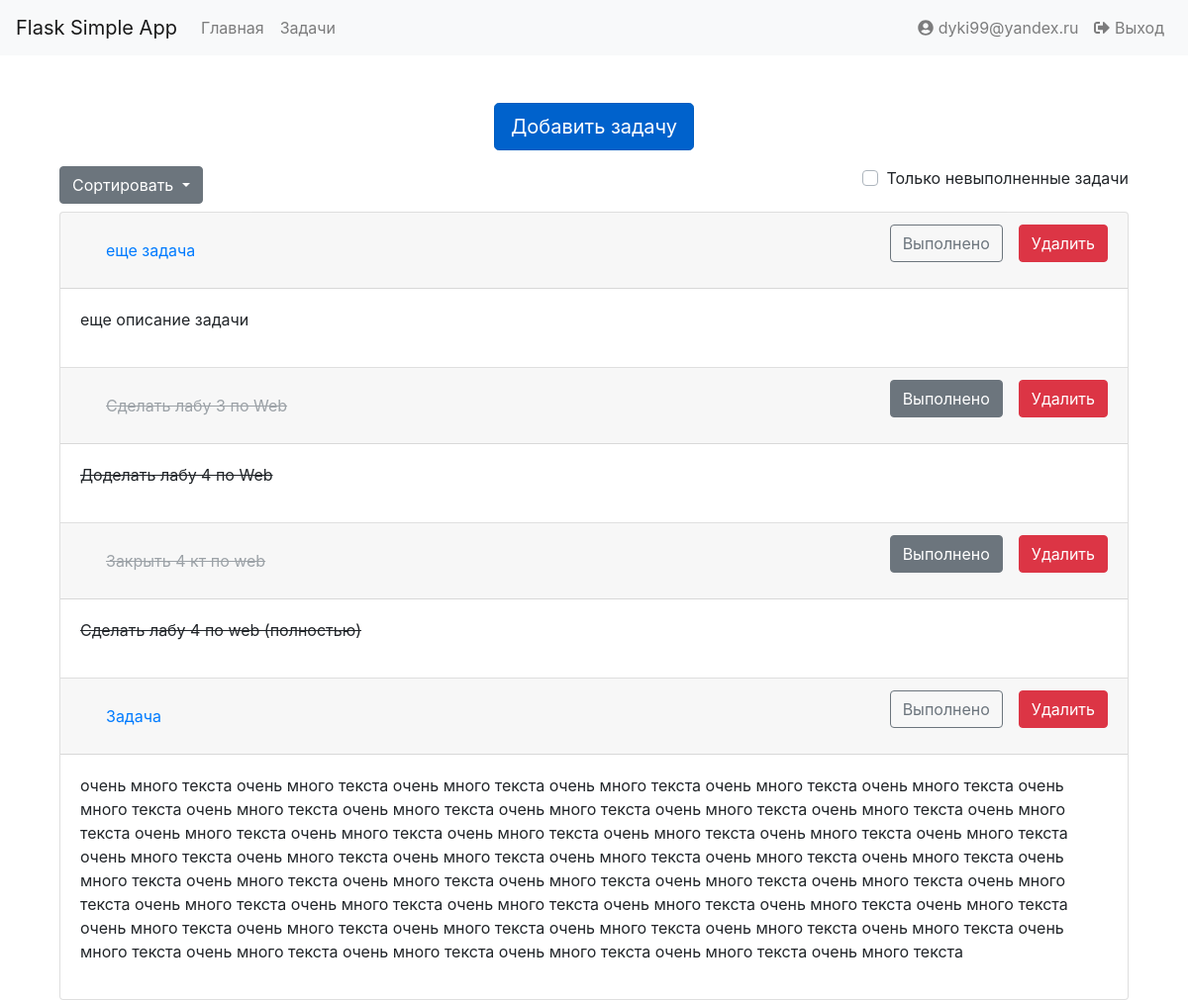
Page /tasks (signed in) on the earlier database version.
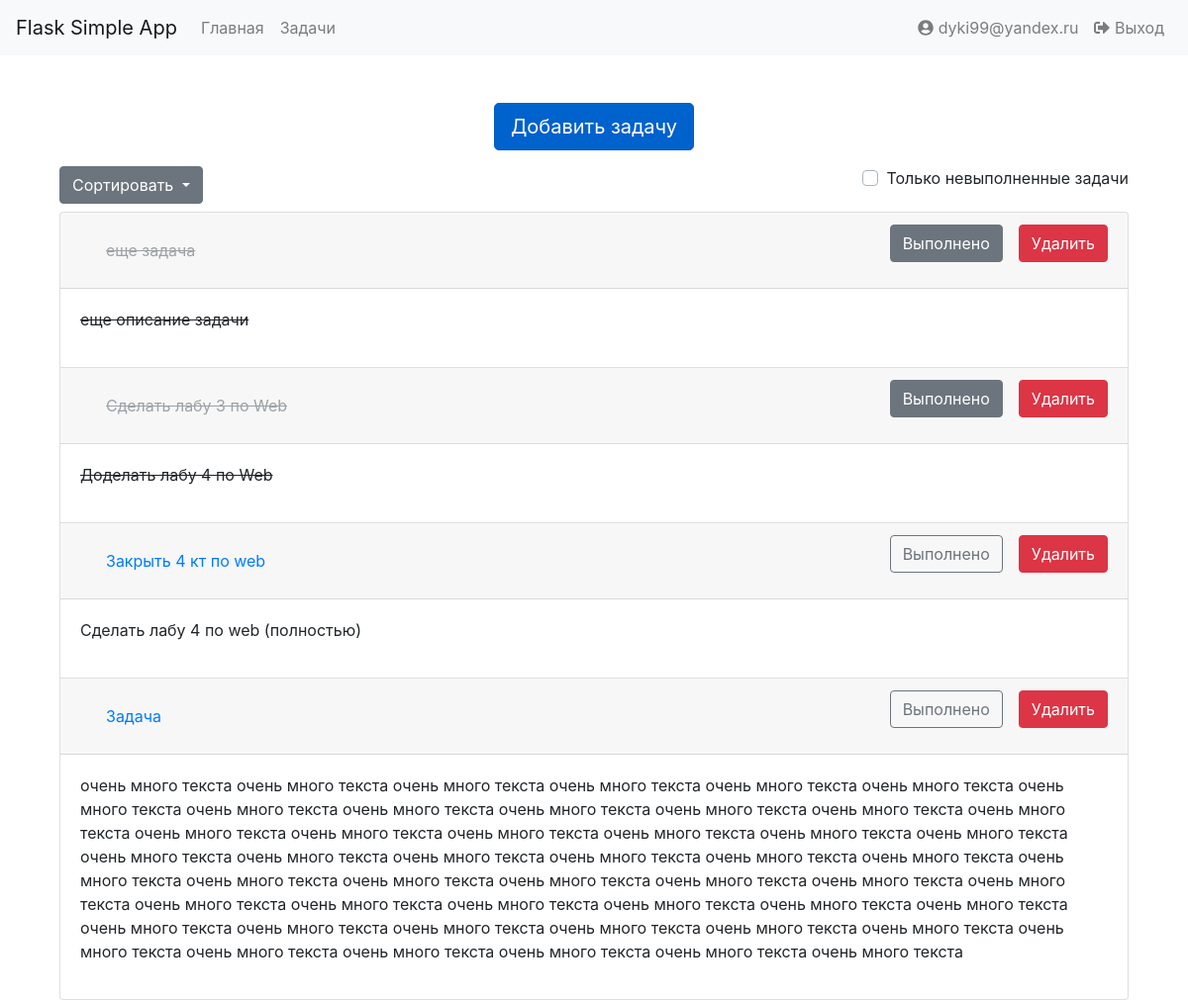
Same page on the later database version.
### tables this page shows
CREATE TABLE users
(
	id integer not null
		constraint users_pk
			primary key autoincrement,
	email text not null,
	password text not null
);

CREATE TABLE "tasks" (
	"id"	integer NOT NULL,
	"title"	varchar(100) NOT NULL,
	"description"	text,
	"id_user"	int NOT NULL,
	"condition"	INTEGER NOT NULL DEFAULT 0,
	CONSTRAINT "tasks_pk" PRIMARY KEY("id" AUTOINCREMENT),
	FOREIGN KEY("id_user") REFERENCES "users" on update cascade on delete cascade
);

### app.py (the view)
@app.route("/tasks", methods=['GET'])
def show_tasks():
    if 'user_id' in session:
        user_id = session['user_id']
        user = Storage.get_user_by_id(user_id)
        tasks = Storage.get_task_by_user(user_id)
        return render_template("pages/task_list.html", page_title="Список задач", tasks=tasks, user=user)
    else:
        return redirect('/login')

### storage/__init__.py (called while the page is built)
    @staticmethod
    def get_user_by_id(id: int) -> User:
        user_data = db.execute('SELECT * FROM users WHERE id=?', (id,)).fetchone()
        if user_data:
            return User(id=user_data[0], email=user_data[1], password=user_data[2])
        else:
            return None

    @staticmethod
    def get_task_by_user(user_id: int):
        tasks = db.execute("SELECT tasks.id, tasks.title, tasks.description, tasks.id_user, tasks.condition from tasks INNER JOIN users ON tasks.id_user = users.id where users.id=?",
                           (user_id,)).fetchall()
        tasks_list = []
        for task in tasks:
            tasks_list.append(Task(id=task[0],
                                   title=task[1],
                                   description=task[2],
                                   user=Storage.get_user_by_id(task[3]),
                                   condition=task[4]))
        return tasks_list

### templates/pages/task_list.html (shortened to what this page needs)
{% extends "layouts/base_layout.html" %}
{% block main %}
    <section class="container">
        <div class="row justify-content-md-center mb-3">
            <a href="/task" class="btn btn-primary btn-lg active" role="button" aria-pressed="true">Добавить задачу</a>
        </div>
        <div class="d-flex">
            <div class="dropdown mb-2">
                <button class="btn btn-secondary dropdown-toggle" type="button" id="dropDownSortMenu" data-toggle="dropdown" aria-haspopup="true" aria-expanded="false">
                    Сортировать
                </button>
            </div>
            <div class="custom-control mb-2 custom-checkbox ml-auto" onchange="transformTaskList()">
                <label class="custom-control-label" for="onlyDone">Только невыполненные задачи</label>
            </div>
        </div>
        <div class="row justify-content-md-center">
            <div class="accordion col-12" id="accordionExample">
            {% for task in tasks %}
              <div class="card" id="card_{{ task.id }}">
                <div class="card-header">
                  <h5 class="mb-0">
                      {% if not task.condition %}
                        <button class="btn btn-link" type="button" data-toggle="collapse" data-target="#collapseOne" aria-expanded="true" aria-controls="collapseOne">
                            <a href="/tasks/{{ task.id }}" class="btn btn-link" role="button" aria-pressed="true" id="task_title_{{task.id }}">{{task.title}}</a>
                        </button>
                        <button class="btn btn-danger float-right ml-3" type="button" onclick="removeTask({{task.id}})">
                            Удалить
                        </button>
                        <button type="button" class="btn float-right btn-outline-secondary" onclick="doneTask({{task.id}})" id="done_button_{{task.id}}">
                            Выполнено
                        </button>
                      {% else %}
                          <button class="btn btn-link" type="button" data-toggle="collapse" data-target="#collapseOne" aria-expanded="true" aria-controls="collapseOne">
                            <a href="/tasks/{{ task.id }}" class="btn btn-link disabled" role="button" aria-pressed="true" id="task_title_{{ task.id }}"><del id="del_title_{{ task.id }}">{{task.title}}</del></a>
                        </button>
                        <button class="btn btn-danger float-right ml-3" type="button" onclick="removeTask({{ task.id }})">
                            Удалить
                        </button>
                        <button type="button" class="btn float-right btn-secondary" onclick="doneTask({{ task.id }})" id="done_button_{{ task.id }}">
                            Выполнено
                        </button>
                      {% endif %}
                  </h5>
                </div>
                <div id="collapseOne" class="collapse show" aria-labelledby="headingOne" data-parent="#accordionExample">
                  <div class="card-body" id="task_description_{{ task.id }}">
                      {% if not task.condition %}
                        <p>{{task.description}}</p>
                      {% else %}
                          <del id="del_descr_{{ task.id }}"><p>{{task.description}}</p></del>
                      {% endif %}
                  </div>
                </div>
              </div>
            {% endfor %}
        </div>
        </div>
    </section>
{% endblock %}

### templates/layouts/base_layout.html (shortened to what this page needs)
<!DOCTYPE html>
<html lang="en">
<head>
    <link rel="stylesheet" href="/static/css/bootstrap.min.css">
</head>
<body>
    <nav class="navbar navbar-expand-lg navbar-light bg-light">
        <a class="navbar-brand" href="#">Flask Simple App</a>
        <ul class="navbar-nav mr-auto">
            <li class="nav-item">
                <a class="nav-link" href="/">Главная</a>
            </li>
            {% if user %}
                <li class="nav-item">
                    <a class="nav-link" href="/tasks">Задачи</a>
                </li>
            {% endif %}
        </ul>
        <ul class="navbar-nav ml-auto">
            {% if user %}
                <li class="nav-item">
                    <a class="nav-link" href="#"><i class="fas fa-user-circle"></i> {{ user.email }}</a>
                </li>
                <li class="nav-item">
                    <a class="nav-link" href="/logout"><i class="fas fa-sign-out-alt"></i> Выход</a>
                </li>
            {% endif %}
        </ul>
    </nav>
    <main class="container mt-5">
    {% block main %}{% endblock %}
    </main>
</body>
</html>

Differences in the rows shown:
changed tasks "еще задача": condition 0 → 1 (drawn)
changed tasks "Закрыть 4 кт по web": condition 1 → 0 (drawn)
